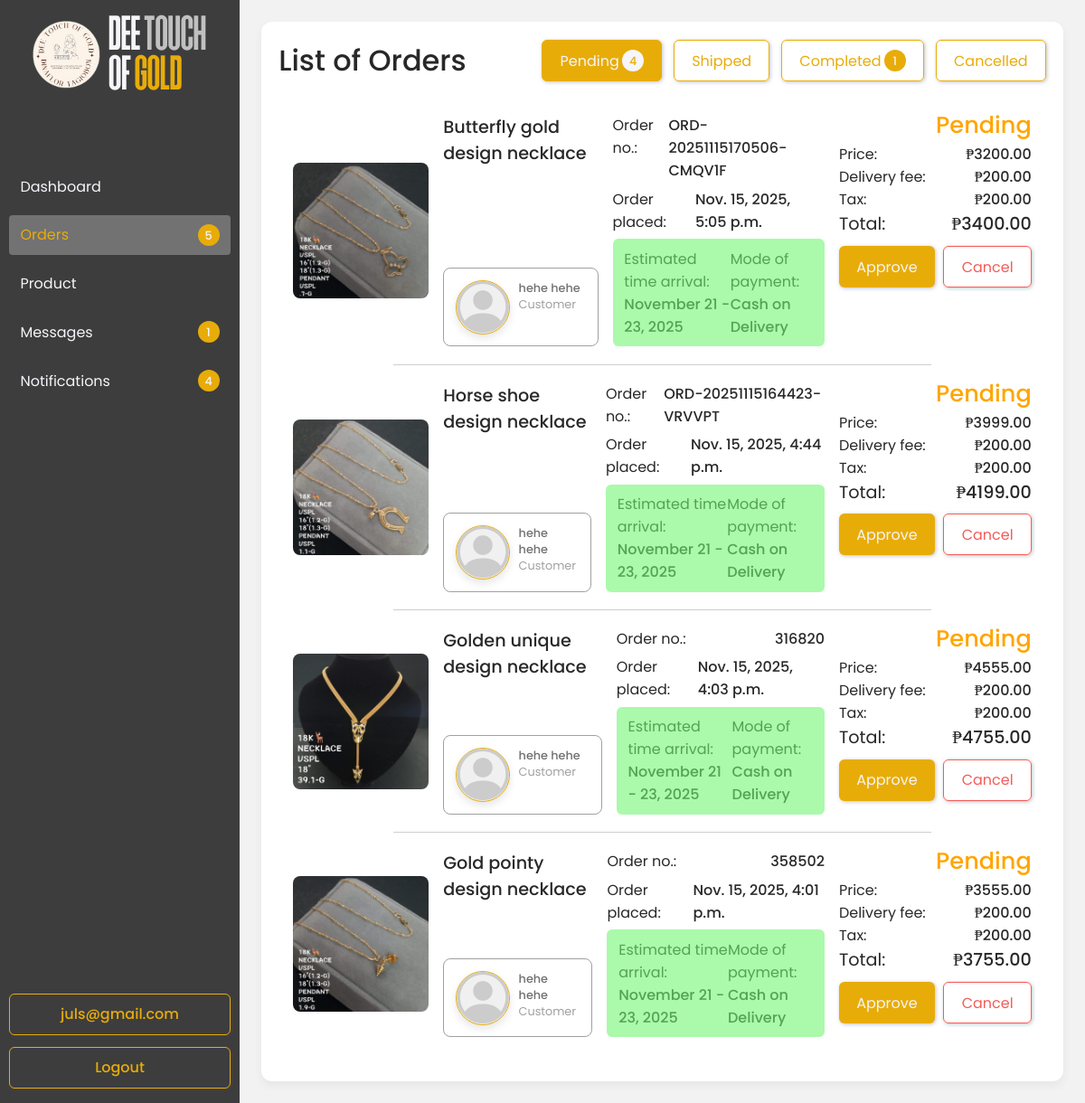
The app's page /shop/admin/orders/ (signed in), older data.
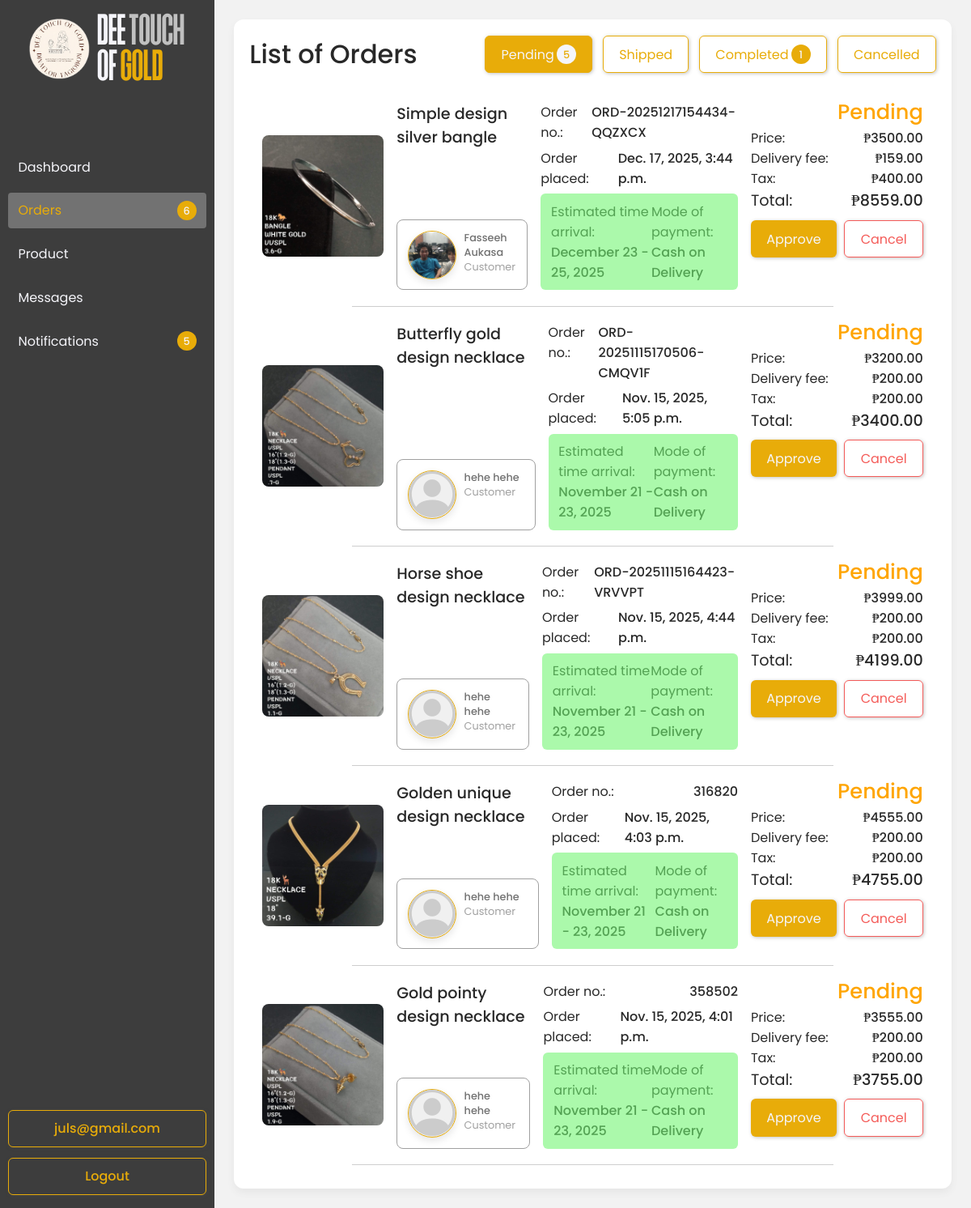
The same page, newer data.
### shop/models.py (models this page shows, shortened)
class User(AbstractUser):
    USER_TYPE_CHOICES = (
        ('customer', 'Customer'),
        ('seller', 'Seller'),
    )
    middle_name = models.CharField(max_length=30, blank=True, null=True)
    user_type = models.CharField(max_length=10, choices=USER_TYPE_CHOICES, default='customer')
    phone_number = models.CharField(max_length=15, blank=True, null=True)
    address = models.TextField(blank=True, null=True)
    profile_picture = models.ImageField(upload_to='profiles/', blank=True, null=True)
    created_at = models.DateTimeField(auto_now_add=True)
    updated_at = models.DateTimeField(auto_now=True)

class Order(models.Model):
    ORDER_STATUS_CHOICES = (
        ('pending', 'Pending'),
        ('shipped', 'Shipped'),
        ('completed', 'Completed'),
        ('cancelled', 'Cancelled'),
    )
    MOP_CHOICES = (
        ('cod', 'COD'),
        ('gcash', 'Gcash'),
    )
    customer = models.ForeignKey(User, on_delete=models.CASCADE, related_name='orders')
    shop = models.ForeignKey(Shop, on_delete=models.CASCADE, related_name='orders')
    order_number = models.CharField(max_length=6, unique=True, editable=False)
    delivery_fee = models.DecimalField(max_digits=10, decimal_places=2)
    tax = models.DecimalField(max_digits=10, decimal_places=2)
    total_amount = models.DecimalField(max_digits=10, decimal_places=2)
    status = models.CharField(max_length=20, choices=ORDER_STATUS_CHOICES, default='pending')
    estimated_time_arrival = models.CharField(max_length=50,blank=True, null=True)
    mode_of_payment = models.CharField(max_length=50, choices=MOP_CHOICES, default='cod')
    payment_reference = models.CharField(max_length=100, blank=True, null=True)
    gcash_receipt = models.ImageField(
        upload_to='gcash_receipts/',
        blank=True,
        null=True,
        help_text="Upload GCash payment receipt (required for GCash orders)"
    )
    created_at = models.DateTimeField(auto_now_add=True)
    updated_at = models.DateTimeField(auto_now=True)

class OrderItem(models.Model):
    order = models.ForeignKey(Order, on_delete=models.CASCADE, related_name='items')
    product = models.ForeignKey(Product, on_delete=models.SET_NULL, null=True)
    quantity = models.PositiveIntegerField(validators=[MinValueValidator(1)])
    unit_price = models.DecimalField(max_digits=10, decimal_places=2)
    subtotal = models.DecimalField(max_digits=10, decimal_places=2)

class Product(models.Model):
    MATERIAL_CHOICES = [
        ('gold and silver', 'Gold & Silver'),
        ('gold', 'Gold'),
        ('silver', 'Silver'),
        ('rose gold', 'Rose Gold'),
        ('white gold', 'White Gold'),
    ]
    TYPE_CHOICES = [
        ('necklace', 'Necklace'),
        ('bangle', 'Bangle'),
        ('earrings', 'Earrings'),
        ('ring', 'Ring'),
    ]
    shop = models.ForeignKey(Shop, on_delete=models.CASCADE, related_name='products')
    name = models.CharField(max_length=200)
    description = models.TextField()
    price = models.DecimalField(max_digits=10, decimal_places=2, validators=[MinValueValidator(0.01)])
    discount_price = models.DecimalField(max_digits=10, decimal_places=2, null=True, blank=True)
    stock = models.PositiveIntegerField(default=1)
    material = models.CharField(max_length=20, choices=MATERIAL_CHOICES, default='gold and silver')
    type = models.CharField(max_length=20, choices=TYPE_CHOICES, default='necklace')
    image = models.ImageField(upload_to='products/', blank=True, null=True)
    is_available = models.BooleanField(default=True)
    created_at = models.DateTimeField(auto_now_add=True)
    updated_at = models.DateTimeField(auto_now=True)

### shop/views.py (the view, shortened to what this page needs)
# urls.py: path('admin/orders/', views.admin_orders_view, name='admin_orders'),
@login_required
def admin_orders_view(request):
    if request.user.user_type != 'seller':
        return render(request, 'seller/edit_shop.html', {'error': 'Only sellers can access this page.'})
    seller_shop = get_object_or_404(Shop, seller=request.user)
    seller_orders = Order.objects.filter(
        items__product__shop=seller_shop
    ).distinct().order_by('-created_at')
    grouped_orders = {
        'pending': seller_orders.filter(status='pending'),
        'shipped': seller_orders.filter(status='shipped'),
        'completed': seller_orders.filter(status='completed'),
        'cancelled': seller_orders.filter(status='cancelled'),
    }
    return render(request, 'list_of_orders.html', {'orders': grouped_orders})

### templates/list_of_orders.html (shortened to what this page needs)
{% extends './includes/base.html' %}
{% load static %}
{% block content %}
{% if user.user_type == 'customer' %}
{% include "./includes/navbar.html" %}
{% else %}
{% include "./includes/sidebar.html" %}
{% endif %}
<section class="list-of-orders-page {% if user.user_type != 'customer' %}seller-content{% endif %}">
  <div class="page-wrapper">
    <div class="page-container">
      <div class="sub-navbar">
        <div class="title">
          <p>List of Orders</p>
        </div>
        <div class="actions">
          <button class="border-btn-primary2 selected" data-view=".pending-section">Pending {% if orders.pending|length > 0 %}<span class="counter-in-btn">{{orders.pending|length}}</span>{% endif %}</button>
          <button class="border-btn-primary2" data-view=".shipped-section">Shipped {% if orders.shipped|length > 0 %}<span class="counter-in-btn">{{orders.shipped|length}}</span>{% endif %}</button>
          <button class="border-btn-primary2" data-view=".completed-section">Completed {% if orders.completed|length > 0 %}<span class="counter-in-btn">{{orders.completed|length}}</span>{% endif %}</button>
          <button class="border-btn-primary2" data-view=".cancelled-section">Cancelled {% if orders.cancelled|length > 0 %}<span class="counter-in-btn">{{orders.cancelled|length}}</span>{% endif %}</button>
        </div>
      </div>
      <div class="content-section pending-section show-section">
        {% for order in orders.pending %}
          {% with order.items.first as first_item %}
          <div class="order-item">
            <div class="image-container" style="height:fit-content; margin:auto 0;">
              <img src="{{ first_item.product.image.url }}" width="150" height="150">
            </div>
            <div class="item-info">
              <p class="item-name">{{ first_item.product.name }}</p>
              <a {% if user.user_type == 'customer' %}href="{% url 'shop:shop_info' order.shop.id %}"{% endif %} class="seller">
                <div class="profile-img semi-medium">
                  {% if user.user_type == 'customer' %}
                    {% if order.shop.seller.profile_picture %}
                      <img src="{{ order.shop.seller.profile_picture.url }}" alt="Seller" class="profile-avatar">
                    {% else %}
                      <i class="bi bi-person-circle"></i>
                    {% endif %}
                  {% else %}
                    {% if order.customer.profile_picture %}
                      <img src="{{ order.customer.profile_picture.url }}" alt="Customer" class="profile-avatar">
                    {% else %}
                      <i class="bi bi-person-circle"></i>
                    {% endif %}
                  {% endif %}
                </div>
                <div>
                  <p class="seller-name">{% if user.user_type == 'customer' %}{{order.shop.name}}{% else %}{{ order.customer.first_name }} {{ order.customer.last_name }}{% endif %}</p>
                  <p class="user-role">{% if user.user_type == 'customer' %}Shop{% else %}Customer{% endif %}</p>
                </div>
              </a>
            </div>
            <div class="mid-item-section">
              <div class="label-with-value">
                <p class="label">Order no.: </p>
                <p class="value">{{ order.order_number }}</p>
              </div>
              <div class="label-with-value">
                <p class="label">Order placed: </p>
                <p class="value">{{ order.created_at }}</p>
              </div>
              <div class="label-with-value estimated-cont">
                <div>
                  <p class="label">Estimated time arrival:</p>
                  <p class="value">{{ order.estimated_time_arrival }}</p>
                </div>
                <div>
                  <p class="label">Mode of payment:</p>
                  <p class="value">{% if order.mode_of_payment == 'gcash' %}GCash{% else %}Cash on Delivery{% endif %}</p>
                </div>
              </div>
            </div>
            <div class="more-info-wrap">
              <p class="status pending">Pending</p>
              <div class="computation-cont">
                <div class="label-with-value">
                  <p class="label">Price: </p>
                  <p class="price"><span class="currency">₱</span>{{ first_item.product.price }}</p>
                </div>
                <div class="label-with-value">
                  <p class="label">Delivery fee: </p>
                  <p class="price"><span class="currency">₱</span>{{ order.delivery_fee }}</p>
                </div>
                <div class="label-with-value">
                  <p class="label">Tax: </p>
                  <p class="price"><span class="currency">₱</span>{{ order.tax }}</p>
                </div>
                <div class="label-with-value total">
                  <p class="label">Total: </p>
                  <p class="price"><span class="currency">₱</span>{{ order.total_amount }}</p>
                </div>
              </div>
              <div class="actions">
                {% if request.user.user_type == 'seller' and order.shop.seller == request.user %}
                <button class="primary-btn" data-modal="approve-order" data-id="{{ order.id }}">Approve</button>
                {% endif %}
                <button class="border-btn-delete" data-modal="cancel-order" data-id="{{ order.id }}">Cancel</button>
              </div>
            </div>
          </div>
          <hr class="line-separator">
          {% endwith %}
        {% empty %}
          <div class="empty-content" style="margin:20% 0;">
            <p>You have no Pending customer's orders at the moment.</p>
          </div>
        {% endfor %}
      </div>
    </div>
  </div>
</section>
{% endblock %}

### templates/includes/base.html (shortened to what this page needs)
{% load static %}
<!DOCTYPE html>
<html lang="en">
<head>
  <link rel="stylesheet" href="{% static 'sass/style.css' %}" />
  <link rel="stylesheet" href="{% static 'css/styles.css' %}" />
  <link rel="stylesheet" href="{% static 'icons/bootstrap-icons.css' %}" />
</head>
<body>
  {% block content %}{% endblock %}
</body>
</html>

### templates/includes/sidebar.html (shortened to what this page needs)
{% load static %}
<div class="sidebar">
  <nav>
    <div class="logo-cont">
      <img src="{% static 'images/icons/logo.png' %}" alt="logo">
      <p>DEE <span>TOUCH</span> <br>OF <span>GOLD</span></p>
    </div>
    <ul class="links">
      <li><a href="{% url 'shop:seller_dashboard' %}" class="{% if request.resolver_match.url_name == 'seller_dashboard' %}active{% endif %}">Dashboard</a></li>
      <li><a href="{% url 'shop:admin_orders' %}" class="{% if request.resolver_match.url_name == 'admin_orders' %}active{% endif %}">Orders {% if orders_count > 0 %}<span class="counter-in-btn">{{orders_count}}</span>{% endif %}</a></li>
      <li><a href="{% url 'shop:seller_products'%}" class="{% if request.resolver_match.url_name == 'seller_products' %}active{% endif %}">Product</a></li>
      <li><a href="{% url 'shop:seller_messages' %}" class="">Messages {% if unread_chats_count > 0 %}<span class="counter-in-btn">{{unread_chats_count}}</span>{% endif %}</a></li>
      <li><a href="{% url 'shop:admin_notifications' %}" class="">Notifications {% if unread_notif_count > 0 %}<span class="counter-in-btn">{{unread_notif_count}}</span>{% endif %}</a></li>
    </ul>
    <div class="user-info">
      {% if not request.user.is_superuser %}
        <a href="{% url 'shop:profile' %}" class="border-btn-primary2" style="margin-bottom:.8rem">{{ user.email }}</a>
      {% endif %}
      <a href="{% url 'shop:logout' %}" class="border-btn-primary2">Logout</a>
    </div>
  </nav>
</div>

Row changes from the older to the newer data that the page shows:
added Order: items.first.product.image (picture), items.first.product.name "Simple design silver bangle", customer.profile_picture (picture), customer.first_name "Fasseeh", customer.last_name "Aukasa", order_number "ORD-20251217154434-QQZXCX", created_at "Dec. 17, 2025, 3:44 p.m.", estimated_time_arrival "December 23 - 25, 2025", mode_of_payment "Cash on Delivery", items.first.product.price "3500.00", delivery_fee "159.00", tax "400.00", total_amount "8559.00"
Text that changed along with them:
{{ orders_count }}: "5" → "6"
{{ unread_notif_count }}: "4" → "5"
{{ orders.pending|length }}: "4" → "5"
{{ unread_chats_count }}: "1" → (not shown)
